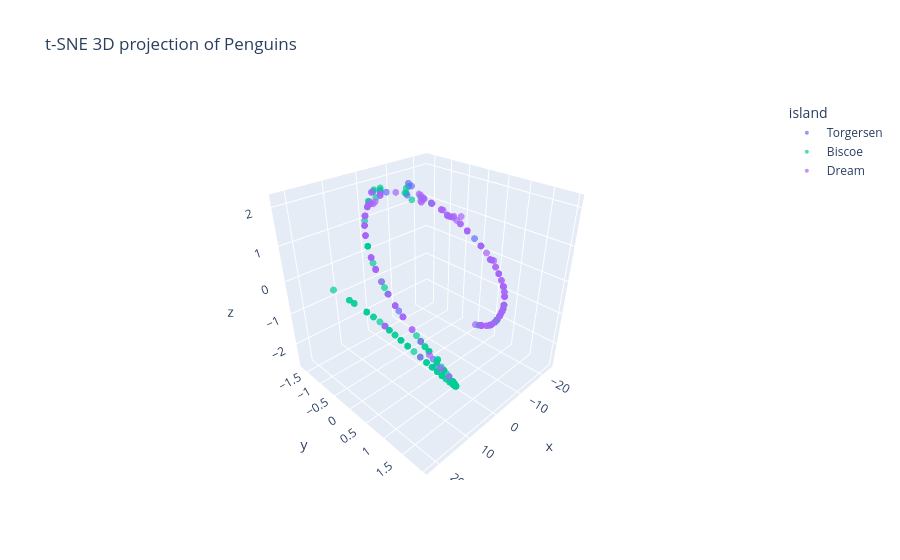

Notebook source saved alongside this figure:
### Markdown cell above
# Zadanie 2 – t-SNE 3D (Plotly Express, pełna interakcja)

1. Wykonaj redukcję t-SNE do **3 wymiarów**.
2. Stwórz **interaktywny wykres 3D**.
3. Pokoloruj punkty według wyspy (`island`).
4. Zadbaj o estetykę: rozmiar punktów, przezroczystość, tytuł.

### Code cell
# 1. t-SNE do 3D
tsne_3d = TSNE(n_components=3)

X_3d = tsne_3d.fit_transform(X)

# 2. DataFrame
df_3d = pd.DataFrame(X_3d, columns=["x", "y", "z"])
df_3d["species"] = penguins["species"]
df_3d["island"] = penguins["island"]

# 3. Wykres 3D
fig = px.scatter_3d(
    df_3d,
    x='x', y='y', z='z',
    color='island',
    hover_data=['species'],
    opacity=0.7,
    title="t-SNE 3D projection of Penguins"
)

# 4. Drobne poprawki estetyczne
fig.update_traces(marker=dict(size=4))
fig.update_layout(
    scene_camera=dict(eye=dict(x=1.4, y=1.4, z=1.2))
)

fig.show()

### Figure 1 — Plotly figure (JSON) as saved in the notebook; plotly's stock layout.template omitted (floating-point values rounded to 4 significant figures; data arrays with more than 128 entries replaced by an {"elided": "..."} marker saying what was removed)
{"data": [{"customdata": [["Adelie"], ["Adelie"], ["Adelie"], ["Adelie"], ["Adelie"], ["Adelie"], ["Adelie"], ["Adelie"], ["Adelie"], ["Adelie"], ["Adelie"], ["Adelie"], ["Adelie"], ["Adelie"], ["Adelie"], ["Adelie"], ["Adelie"], ["Adelie"], ["Adelie"], ["Adelie"], ["Adelie"], ["Adelie"], ["Adelie"], ["Adelie"], ["Adelie"], ["Adelie"], ["Adelie"], ["Adelie"], ["Adelie"], ["Adelie"], ["Adelie"], ["Adelie"], ["Adelie"], ["Adelie"], ["Adelie"], ["Adelie"], ["Adelie"], ["Adelie"], ["Adelie"], ["Adelie"], ["Adelie"], ["Adelie"], ["Adelie"], ["Adelie"], ["Adelie"], ["Adelie"], ["Adelie"]], "hovertemplate": "island=Torgersen<br>x=%{x}<br>y=%{y}<br>z=%{z}<br>species=%{customdata[0]}<extra></extra>", "legendgroup": "Torgersen", "marker": {"color": "#636efa", "opacity": 0.7, "symbol": "circle", "size": 4}, "mode": "markers", "name": "Torgersen", "scene": "scene", "showlegend": true, "x": [-7.49, -6.095, -20.01, -10.3, -10.98, 9.392, -20.77, 6.797, -18.6, 2.332, -16.83, -11.62, -6.12, -2.174, -6.115, -8.975, 3.113, -8.964, -3.259, -12.88, -1.099, -20.78, 9.788, -6.112, 2.336, -18.04, -12.89, -6.112, -14.22, -2.175, -11.63, -15.58, -3.851, -22.34, -1.098, -19.56, 3.88, -22.34, -1.088, -18.6, -14.21, -14.22, 6.438, -16.21, -3.261, -21.11, -1.603], "y": [-0.2521, -0.6733, 0.8651, 0.4766, 0.6197, 1.116, 0.7687, 0.1065, 1.013, -1.302, 1.113, 0.7397, -0.8279, -1.459, -0.7604, 0.05608, -1.135, 0.1335, -1.342, 0.9242, -1.568, 0.7685, 1.232, -0.756, -1.301, 1.05, 0.9379, -0.8091, 1.058, -1.505, 0.7407, 1.13, -1.215, 0.4987, -1.57, 0.9165, -0.9346, 0.4988, -1.578, 1.012, 1.059, 1.058, -0.03737, 1.125, -1.347, 0.7217, -1.555], "z": [1.78, 2.122, -1.593, 1.224, 1.055, -1.174, -1.822, -0.7388, -1.169, 0.4451, -0.6357, 0.886, 1.88, 1.83, 2.161, 1.515, 0.2093, 1.515, 1.868, 0.5362, 1.403, -1.823, -1.262, 2.083, 0.4438, -1.003, 0.5354, 1.838, 0.147, 1.788, 0.8845, -0.2603, 1.838, -2.289, 1.399, -1.46, -0.01739, -2.289, 1.38, -1.169, 0.1498, 0.1477, -0.6701, -0.4494, 1.805, -1.922, 1.524], "type": "scatter3d"}, {"customdata": {"elided": "154x1 str values"}, "hovertemplate": "island=Biscoe<br>x=%{x}<br>y=%{y}<br>z=%{z}<br>species=%{customdata[0]}<extra></extra>", "legendgroup": "Biscoe", "marker": {"color": "#00cc96", "opacity": 0.7, "symbol": "circle", "size": 4}, "mode": "markers", "name": "Biscoe", "scene": "scene", "showlegend": true, "x": {"elided": "154 float values"}, "y": {"elided": "154 float values"}, "z": {"elided": "154 float values"}, "type": "scatter3d"}, {"customdata": [["Adelie"], ["Adelie"], ["Adelie"], ["Adelie"], ["Adelie"], ["Adelie"], ["Adelie"], ["Adelie"], ["Adelie"], ["Adelie"], ["Adelie"], ["Adelie"], ["Adelie"], ["Adelie"], ["Adelie"], ["Adelie"], ["Adelie"], ["Adelie"], ["Adelie"], ["Adelie"], ["Adelie"], ["Adelie"], ["Adelie"], ["Adelie"], ["Adelie"], ["Adelie"], ["Adelie"], ["Adelie"], ["Adelie"], ["Adelie"], ["Adelie"], ["Adelie"], ["Adelie"], ["Adelie"], ["Adelie"], ["Adelie"], ["Adelie"], ["Adelie"], ["Adelie"], ["Adelie"], ["Adelie"], ["Adelie"], ["Adelie"], ["Adelie"], ["Adelie"], ["Adelie"], ["Adelie"], ["Adelie"], ["Adelie"], ["Adelie"], ["Adelie"], ["Adelie"], ["Adelie"], ["Adelie"], ["Adelie"], ["Chinstrap"], ["Chinstrap"], ["Chinstrap"], ["Chinstrap"], ["Chinstrap"], ["Chinstrap"], ["Chinstrap"], ["Chinstrap"], ["Chinstrap"], ["Chinstrap"], ["Chinstrap"], ["Chinstrap"], ["Chinstrap"], ["Chinstrap"], ["Chinstrap"], ["Chinstrap"], ["Chinstrap"], ["Chinstrap"], ["Chinstrap"], ["Chinstrap"], ["Chinstrap"], ["Chinstrap"], ["Chinstrap"], ["Chinstrap"], ["Chinstrap"], ["Chinstrap"], ["Chinstrap"], ["Chinstrap"], ["Chinstrap"], ["Chinstrap"], ["Chinstrap"], ["Chinstrap"], ["Chinstrap"], ["Chinstrap"], ["Chinstrap"], ["Chinstrap"], ["Chinstrap"], ["Chinstrap"], ["Chinstrap"], ["Chinstrap"], ["Chinstrap"], ["Chinstrap"], ["Chinstrap"], ["Chinstrap"], ["Chinstrap"], ["Chinstrap"], ["Chinstrap"], ["Chinstrap"], ["Chinstrap"], ["Chinstrap"], ["Chinstrap"], ["Chinstrap"], ["Chinstrap"], ["Chinstrap"], ["Chinstrap"], ["Chinstrap"], ["Chinstrap"], ["Chinstrap"], ["Chinstrap"], ["Chinstrap"], ["Chinstrap"], ["Chinstrap"], ["Chinstrap"], ["Chinstrap"], ["Chinstrap"], ["Chinstrap"], ["Chinstrap"], ["Chinstrap"]], "hovertemplate": "island=Dream<br>x=%{x}<br>y=%{y}<br>z=%{z}<br>species=%{customdata[0]}<extra></extra>", "legendgroup": "Dream", "marker": {"color": "#ab63fa", "opacity": 0.7, "symbol": "circle", "size": 4}, "mode": "markers", "name": "Dream", "scene": "scene", "showlegend": true, "x": [1.55, -2.177, -12.87, -19.11, 9.01, -21.41, -3.263, -21.91, 5.413, -22.7, 8.301, -16.21, -15.57, 1.547, -14.22, 3.873, -15.57, -23.22, -8.962, -12.9, 3.89, -16.83, 6.109, -19.11, 3.894, -8.969, 4.65, -23.22, 0.7449, -8.231, 10.2, -22.13, 3.111, -23.11, -12.88, -16.83, 3.112, -16.83, -14.9, -22.34, -8.235, -22.7, -10.31, 3.111, -14.9, -15.56, -7.476, -8.981, -1.096, -14.21, -3.268, -10.28, -13.55, -8.224, -2.178, -20.02, -7.459, 1.547, -8.932, -6.04, -6.75, -8.966, -0.1201, -12.24, -0.1205, -19.11, -8.96, -15.57, 5.414, -11.62, -16.83, -23.22, -6.031, -19.11, 1.545, -16.84, -6.021, -8.957, 7.584, -20.77, 3.89, -18.04, 0.7405, -11.62, -3.268, -4.659, 11.37, -23.63, 6.803, -2.184, -10.3, -12.89, -14.21, -9.642, 6.107, -16.83, 3.901, -20.01, -9.642, -18.6, -2.186, -11.62, -0.1213, -18.04, -15.57, -20.01, -0.1216, -6.016, -13.55, -2.188, -10.29, -10.29, -1.082, -16.84, -6.758, 0.7402, -6.749, 6.804, 20.96, 6.106, 20.96, 18.2, 7.587], "y": [-1.434, -1.523, 0.9057, 0.9644, 0.994, 0.6756, -1.351, 0.5889, -0.4267, 0.395, 0.7113, 1.126, 1.117, -1.434, 1.057, -0.9385, 1.117, 0.1999, 0.1413, 0.9917, -0.9318, 1.108, -0.1699, 0.9647, -0.9313, 0.09567, -0.6946, 0.1995, -1.524, -0.04762, 1.37, 0.5452, -1.137, 0.2427, 0.9179, 1.108, -1.136, 1.108, 1.099, 0.4988, -0.03351, 0.3952, 0.4779, -1.137, 1.099, 1.116, -0.2479, 0.05971, -1.571, 1.058, -1.357, 0.4802, 1.007, -0.0003555, -1.421, 0.8646, -0.2269, -1.434, 0.3012, -0.4627, -0.3921, 0.2228, -1.576, 0.8468, -1.576, 0.9671, 0.4024, 1.116, -0.4269, 0.7392, 1.109, 0.1997, -0.4181, 0.9658, -1.434, 1.11, -0.415, 0.2064, 0.4239, 0.7688, -0.9336, 1.05, -1.524, 0.741, -1.36, -1.006, 1.641, 0.009547, 0.1092, -1.608, 0.4792, 0.9538, 1.059, 0.3477, -0.1698, 1.109, -0.9309, 0.8654, 0.3452, 1.016, -1.486, 0.7406, -1.576, 1.05, 1.119, 0.865, -1.576, -0.3986, 1.011, -1.581, 0.479, 0.4773, -1.579, 1.109, -0.4158, -1.525, -0.3857, 0.1095, 0.9379, -0.1707, 0.9376, 1.504, 0.4252], "z": [0.6792, 1.774, 0.5352, -1.324, -1.169, -2.011, 1.771, -2.161, -0.4399, -2.394, -1.005, -0.4501, -0.2564, 0.68, 0.1471, -0.01566, -0.2562, -2.541, 1.515, 0.5455, -0.02111, -0.6354, -0.6067, -1.322, -0.022, 1.516, -0.2361, -2.541, 0.9128, 1.658, -1.203, -2.227, 0.2098, -2.511, 0.5357, -0.6352, 0.2095, -0.6358, -0.05493, -2.289, 1.658, -2.394, 1.222, 0.2098, -0.05595, -0.2553, 1.773, 1.532, 1.395, 0.1497, 1.723, 1.23, 0.3451, 1.66, 1.55, -1.596, 1.773, 0.6799, 1.48, 1.981, 1.872, 1.557, 1.149, 0.7178, 1.149, -1.323, 1.619, -0.2579, -0.4409, 0.8864, -0.636, -2.541, 1.959, -1.322, 0.6806, -0.6381, 1.806, 1.522, -0.8804, -1.822, -0.02111, -1.002, 0.9138, 0.8862, 1.71, 1.88, -1.146, -2.659, -0.7399, 1.415, 1.226, 0.5379, 0.1503, 1.385, -0.6033, -0.6361, -0.02456, -1.594, 1.384, -1.17, 1.466, 0.8853, 1.149, -1.002, -0.257, -1.594, 1.15, 1.788, 0.3442, 1.431, 1.227, 1.228, 1.375, -0.638, 1.875, 0.914, 1.857, -0.7398, 0.2869, -0.6028, 0.2867, -0.271, -0.8806], "type": "scatter3d"}], "layout": {"scene": {"domain": {"x": [0.0, 1.0], "y": [0.0, 1.0]}, "xaxis": {"title": {"text": "x"}}, "yaxis": {"title": {"text": "y"}}, "zaxis": {"title": {"text": "z"}}, "camera": {"eye": {"x": 1.4, "y": 1.4, "z": 1.2}}}, "legend": {"title": {"text": "island"}, "tracegroupgap": 0}, "title": {"text": "t-SNE 3D projection of Penguins"}}}
